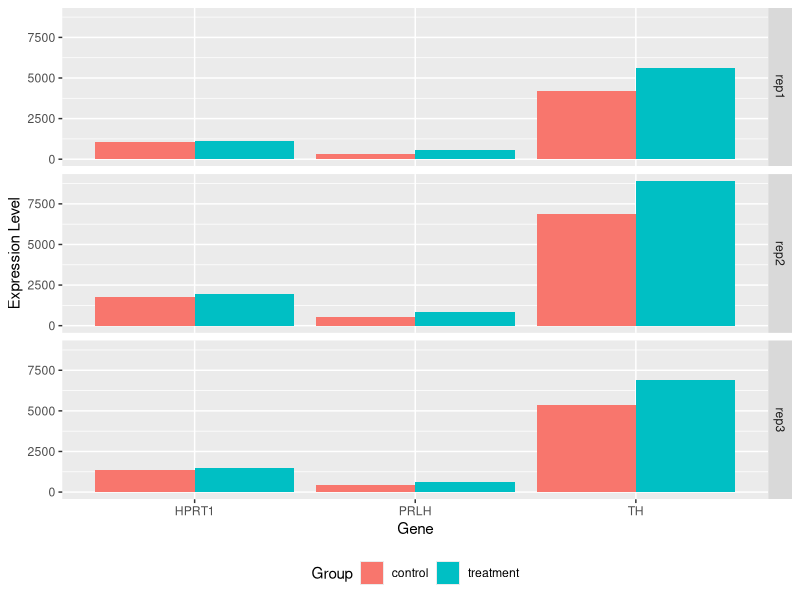

Here is the R script that generated this plot: (Note: this script raises an error after producing the figure.)
## ---- chunk 1
#| message: false
library(tidyverse)

# read in dosage data
mousezempic_dosage_data <- read_csv("data/mousezempic_dosage_data.csv")
mousezempic_dosage_data
## ---- chunk 2
#| message: false

# read in expression data
mousezempic_expression_data <- read_tsv("data/mousezempic_expression_data.tsv")
mousezempic_expression_data
## ---- chunk 3
mousezempic_dosage_data %>%
  summarise(
    n_mice = n(),
    .by = c(cage_number, mouse_strain))
## ---- chunk 4
mousezempic_contingency <- mousezempic_dosage_data %>%
  summarise(
    n_mice = n(),
    .by = c(cage_number, mouse_strain)) %>%
  pivot_wider(names_from = mouse_strain, values_from = n_mice)

mousezempic_contingency
## ---- chunk 5
mousezempic_expression_data
## ---- chunk 6
mousezempic_expr_long <- mousezempic_expression_data %>%
  pivot_longer(
    cols = contains("_rep"),
    names_to = "measurement",
    values_to = "expression_level"
  )

mousezempic_expr_long
## ---- chunk 7
mousezempic_expr_long <- mousezempic_expr_long %>%
  separate(measurement, into = c("gene", "replicate"), sep = "_")

ggplot(mousezempic_expr_long, aes(x = gene, y = expression_level, fill = group)) +
  geom_col(position = "dodge") +
  facet_grid(rows = "replicate") +
  theme(legend.position = "bottom") +
  labs(
    fill = "Group",
    x = "Gene",
    y = "Expression Level"
  )
## ---- chunk 8
left_join(mousezempic_dosage_data, mousezempic_expression_data, by = "id_num")
## ---- chunk 9
mousezempic_dosage_data %>%
  # for the sake of this example, make a new column called mouse_id
  mutate(mouse_id = id_num) %>%
  # join the two data frames where mouse_id in the first data frame matches id_num in the second data frame
  left_join(mousezempic_expression_data, by = c("mouse_id" = "id_num"))
## ---- chunk 10
mousezempic_dosage_data %>%
  # add a column for the weight at the end of the experiment
  mutate(final_weight_g = initial_weight_g - weight_lost_g) %>%
  # select the relevant columns only
  select(id_num, initial_weight_g, final_weight_g)
